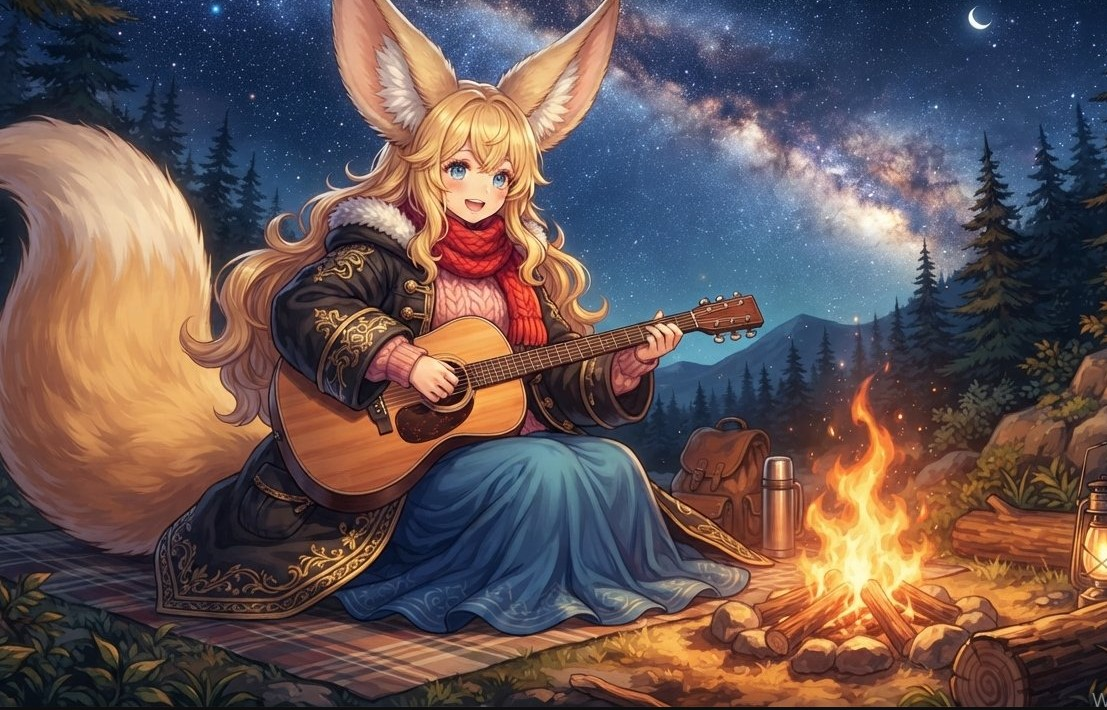
#> input picture storage/recycle/t1.jpg, 1107 x 710 px; its folder holds only this picture in this run
$ python -i focus_maps.py   (imports and definitions only)   (older library calls are emulated)
#> lines starting #> are read from the running program, lines starting #| are printed output that depends on the picture
#> further down, picture is the input picture: shape (710, 1107, 3); mean B, G, R 83.4, 84.9, 102.6
"""Focus-energy engine with SML, true entropy and GLOBAL cross-image normalization.

Kritik düzeltmeler:
  * _local_entropy artık gerçek entropi hesaplıyor (histogram tabanlı).
  * SML (Sum of Modified Laplacian) eklendi — makro/mücevherat için en iyi ölçüt.
  * GLOBAL normalizasyon: Tüm karelerin ham skorları birleştirilip TEK seferde
    normalize ediliyor. Böylece kareler arası karşılaştırma doğru çalışıyor.
  * Per-image percentile normalizasyonu KALDIRILDI (yan etkisi yukarıdaki bug).
  * Son odak haritası üzerine daha geniş Gaussian (bölgesel karar için).
"""
from __future__ import annotations

import gc
import logging
from dataclasses import dataclass
from typing import Sequence, Callable, Optional

import cv2
import numpy as np

logger = logging.getLogger(__name__)


class FocusMapsCancelled(Exception):
    pass


@dataclass
class FocusMapsConfig:
    # --- Ağırlıklar (toplamları ~1.0) ---
    sml_weight: float = 0.35           # Sum of Modified Laplacian (yeni, güçlü)
    tenengrad_weight: float = 0.20
    variance_weight: float = 0.15
    entropy_weight: float = 0.15
    laplacian_weight: float = 0.15     # Klasik Laplacian (yedek)

    # --- Skor hesabı ---
    gaussian_sigma: float = 0.6        # Ön-yumuşatma (gürültü bastırma)
    sml_window: int = 5                # SML komşuluk penceresi
    local_var_window: int = 9
    entropy_window: int = 11
    entropy_bins: int = 16

    # --- Son harita yumuşatma (bölgesel karar için ŞART) ---
    energy_sigma: float = 2.2          # 0.65 → 2.2 (bu kritik!)

    # --- Global normalizasyon ---
    percentile_low: float = 0.5
    percentile_high: float = 99.5

    # --- Doku maskesi ---
    min_texture_threshold: float = 0.010   # 0.030 → 0.010 (daha az agresif)


def _gray(img: np.ndarray) -> np.ndarray:
    if img.ndim == 3:
        return cv2.cvtColor(img, cv2.COLOR_BGR2GRAY)
    return img


# ---------------------------------------------------------------------------
# Odak ölçütleri
# ---------------------------------------------------------------------------

def _modified_laplacian(g: np.ndarray) -> np.ndarray:
    """Klasik ML: |Lx| + |Ly| (Nayar & Nakagawa)."""
    k = np.array([-1.0, 2.0, -1.0], dtype=np.float32)
    lx = cv2.filter2D(g, cv2.CV_32F, k.reshape(1, 3))
    ly = cv2.filter2D(g, cv2.CV_32F, k.reshape(3, 1))
    return np.abs(lx) + np.abs(ly)


def _sml(g: np.ndarray, window: int = 5) -> np.ndarray:
    """Sum of Modified Laplacian — yerel pencere içindeki ML toplamı.
    Klasik ML'den daha sağlam, özellikle düşük dokulu bölgelerde."""
    ml = _modified_laplacian(g)
    k = np.ones((window, window), dtype=np.float32)
    return cv2.filter2D(ml, cv2.CV_32F, k, borderType=cv2.BORDER_REFLECT)


def _tenengrad(g: np.ndarray) -> np.ndarray:
    gx = cv2.Sobel(g, cv2.CV_32F, 1, 0, ksize=3)
    gy = cv2.Sobel(g, cv2.CV_32F, 0, 1, ksize=3)
    return gx * gx + gy * gy


def _laplacian_energy(g: np.ndarray) -> np.ndarray:
    lap = cv2.Laplacian(g, cv2.CV_32F, ksize=3)
    return lap * lap


def _local_variance(g: np.ndarray, window: int) -> np.ndarray:
    k = (int(window), int(window))
    mean = cv2.boxFilter(g, cv2.CV_32F, k, normalize=True)
    mean2 = cv2.boxFilter(g * g, cv2.CV_32F, k, normalize=True)
    return np.maximum(mean2 - mean * mean, 0.0)


def _local_entropy(g: np.ndarray, window: int = 11, bins: int = 16) -> np.ndarray:
    """GERÇEK yerel entropi (histogram tabanlı).

    Eski versiyon yanlışlıkla varyans hesaplıyordu. Bu versiyon her piksel
    çevresindeki yerel histogramdan Shannon entropisini hesaplar:
        H = -sum(p * log2(p + eps))
    """
    u8 = np.clip(g * 255.0, 0, 255).astype(np.uint8)

    # Kuantize et (bin sayısına indir)
    q = (u8.astype(np.float32) * (bins / 256.0)).astype(np.uint8)

    # Her bin için "1-hot" görüntü oluştur, sonra boxFilter ile yerel yoğunluk
    ent = np.zeros(g.shape, dtype=np.float32)
    eps = 1e-6
    k = (int(window), int(window))
    for b in range(bins):
        mask = (q == b).astype(np.float32)
        p = cv2.boxFilter(mask, cv2.CV_32F, k, normalize=True)
        ent -= p * np.log2(p + eps)
    return np.maximum(ent, 0.0)


# ---------------------------------------------------------------------------
# Normalizasyon
# ---------------------------------------------------------------------------

def _global_normalize(stack: np.ndarray, low: float, high: float) -> np.ndarray:
    """TÜM kareler üzerinden tek seferde normalize eder.

    stack: (N, H, W) float32
    Dönüş: aynı boyutta, [0,1] aralığında global min-max.
    """
    lo = float(np.percentile(stack, low))
    hi = float(np.percentile(stack, high))
    if hi - lo < 1e-7:
        return np.zeros_like(stack, dtype=np.float32)
    out = (stack - lo) / (hi - lo)
    return np.clip(out, 0.0, 1.0).astype(np.float32, copy=False)


# ---------------------------------------------------------------------------
# Ana fonksiyon
# ---------------------------------------------------------------------------

def compute_focus_maps(
    images: Sequence[np.ndarray],
    cfg: FocusMapsConfig | None = None,
    *,
    progress_cb: Optional[Callable[[int, int], None]] = None,
    cancel_cb: Optional[Callable[[], bool]] = None,
    log_cb: Optional[Callable[[str], None]] = None,
) -> tuple[np.ndarray, np.ndarray]:
    """Her kare için odak haritası + global doku haritası döner.

    Dönüş:
        focus  : (N, H, W) float32, [0,1] aralığında GLOBAL normalize edilmiş
        texture: (H, W) float32, tüm karelerin max odak değeri
    """
    cfg = cfg or FocusMapsConfig()
    n = len(images)
#> n = 710
    if n == 0:
        raise ValueError("empty stack")

    h, w = images[0].shape[:2]
#> h = 1107; w = 3

    def log(msg: str) -> None:
        if log_cb:
            try:
                log_cb(msg)
            except Exception:
                pass

    # Ağırlıkları normalize et
    total_w = (
        cfg.sml_weight
        + cfg.tenengrad_weight
        + cfg.variance_weight
        + cfg.entropy_weight
        + cfg.laplacian_weight
    )
    if total_w <= 0:
        total_w = 1.0
    w_sml = cfg.sml_weight / total_w
    w_tng = cfg.tenengrad_weight / total_w
    w_var = cfg.variance_weight / total_w
    w_ent = cfg.entropy_weight / total_w
    w_lap = cfg.laplacian_weight / total_w

    log(f"[focus_maps] n={n} size={w}x{h} "
        f"weights(sml={w_sml:.2f},tng={w_tng:.2f},var={w_var:.2f},"
        f"ent={w_ent:.2f},lap={w_lap:.2f})")

    # ---------- PASS 1: Her karenin HAM skorunu hesapla ----------
    raw = np.empty((n, h, w), dtype=np.float32)

    for i, img in enumerate(images):
        if cancel_cb and cancel_cb():
            raise FocusMapsCancelled(f"cancelled at {i + 1}/{n}")

        g = _gray(img).astype(np.float32)
        if g.max() > 1.5:
            g /= 255.0

        # Gürültü bastırma (hafif ön yumuşatma)
        if cfg.gaussian_sigma > 0:
            g = cv2.GaussianBlur(g, (0, 0), cfg.gaussian_sigma)

        sml = _sml(g, cfg.sml_window)
        tng = _tenengrad(g)
        var = _local_variance(g, cfg.local_var_window)
        ent = _local_entropy(g, cfg.entropy_window, cfg.entropy_bins)
        lap = _laplacian_energy(g)

        # Ham (normalize edilmemiş) skor — pozlama farklarını yok etmek için
        # her kanal kendi max'ı ile bölünür, ama SADECE bu kare içinde.
        # Global karşılaştırma zaten aşağıda yapılacak.
        def _safe(m):
            mx = float(m.max())
            return m / mx if mx > 1e-9 else m

        score = (
            w_sml * _safe(sml)
            + w_tng * _safe(tng)
            + w_var * _safe(var)
            + w_ent * _safe(ent)
            + w_lap * _safe(lap)
        )

        raw[i] = score
        if progress_cb:
            progress_cb(i + 1, n)
#> this loop made 710 passes
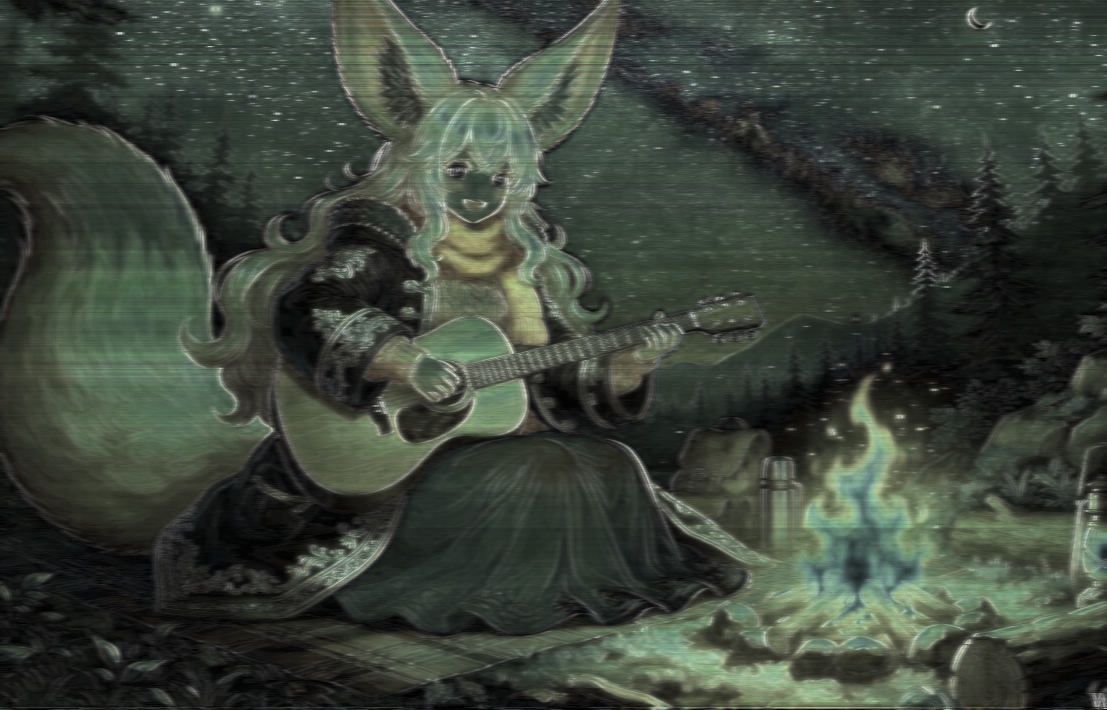
#> raw: shape (710, 1107, 3) float32; mean of channels 0, 1, 2 0.231, 0.271, 0.239; drawn as B, G, R

    # ---------- PASS 2: GLOBAL normalizasyon ----------
    # KRİTİK: Tüm kareler birlikte normalize edilir. Bu olmadan her kare
    # kendi içinde [0,1]'e sığar ve kareler arası karşılaştırma bozulur.
    log("[focus_maps] global normalization...")
    focus = _global_normalize(raw, cfg.percentile_low, cfg.percentile_high)
#> in _global_normalize, `lo = float(np.percentile(stack, low))`: lo = 0.0228
#> in _global_normalize, `hi = float(np.percentile(stack, high))`: hi = 0.678
#> in _global_normalize, `return np.clip(out, 0.0, 1.0).astype(np.float32, copy=False)`:
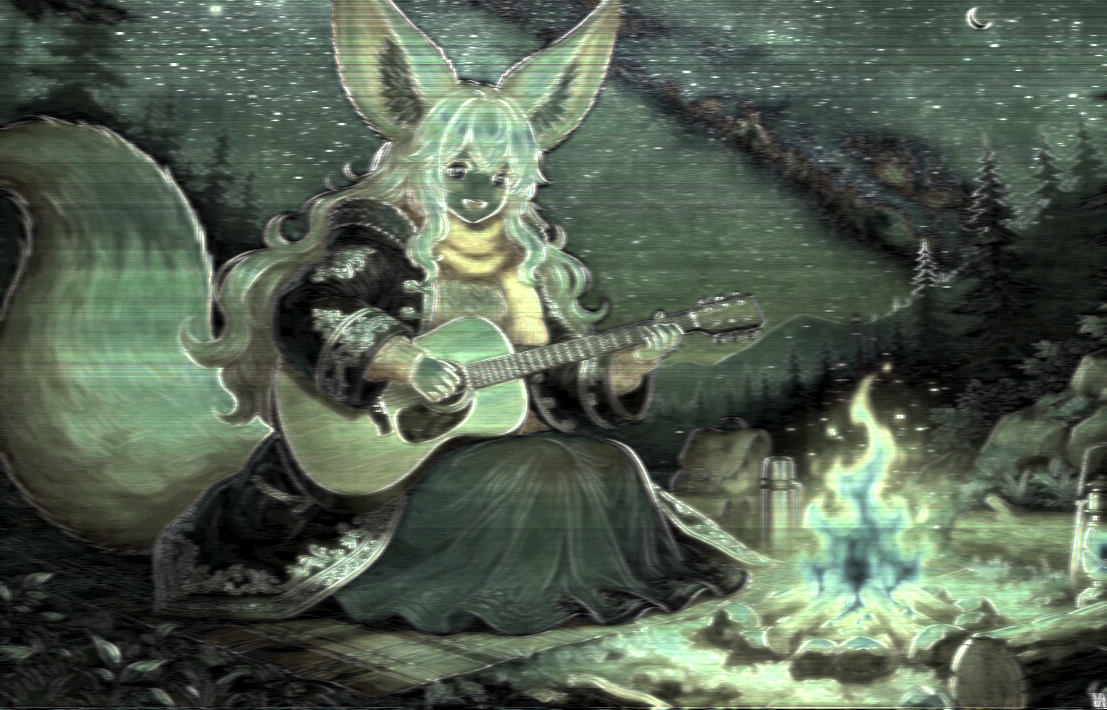
#> returned value: shape (710, 1107, 3) float32; mean of channels 0, 1, 2 0.318, 0.378, 0.33; drawn as B, G, R
    del raw
    gc.collect()

    # ---------- PASS 3: Son bölgesel yumuşatma ----------
    # Küçük sigma → benekli harita → füzyon ortalamaya kayar (BUG).
    # Büyük sigma → bölgesel tutarlılık → net sonuç.
    if cfg.energy_sigma > 0:
        # DÜZELTME: int(...) içine al, sonra | 1 uygula (operatör önceliği)
        ksize = int(max(3.0, cfg.energy_sigma * 6.0)) | 1
        for i in range(n):
            if cancel_cb and cancel_cb():
                raise FocusMapsCancelled(f"cancelled at smoothing {i + 1}/{n}")
            focus[i] = cv2.GaussianBlur(
                focus[i], (ksize, ksize), cfg.energy_sigma
            )
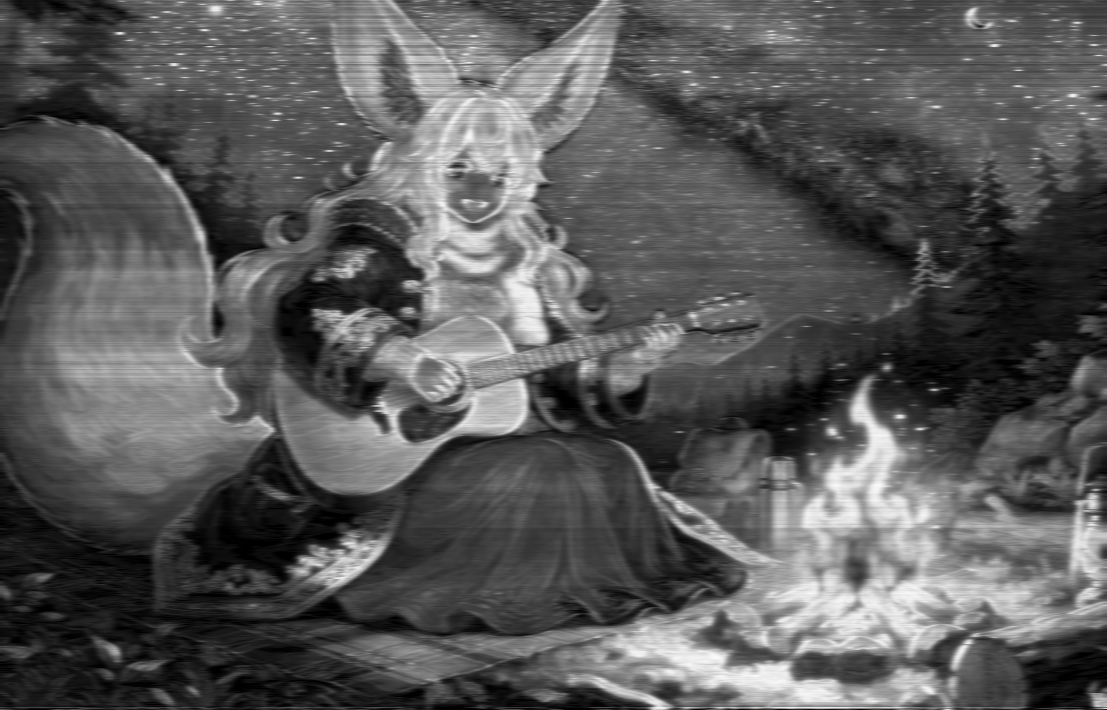
#> focus: shape (710, 1107, 3) float32; mean of channels 0, 1, 2 0.351, 0.351, 0.351; drawn as B, G, R
        # Blur sonrası tekrar global normalize et (değer aralığı kayabilir)
        focus = _global_normalize(focus, 0.0, 100.0)

    # ---------- Doku haritası ----------
    texture = np.max(focus, axis=0)
#> texture = 1107 rows, first 8: [0.55, 0.55, 0.55], [0.545, 0.545, 0.545], [0.531, 0.531, 0.531], [0.51, 0.51, 0.51], [0.483, 0.484, 0.483], [0.454, 0.454, 0.454], [0.424, 0.424, 0.424], [0.395, 0.395, 0.395]
    # Çok düşük dokulu pikselleri işaretle (sonradan füzyonda kullanılır)
    focus[:, texture < cfg.min_texture_threshold] = 0.0

    # Debug: her karenin ortalama skoru
    for i in range(n):
        log(f"[focus_maps] frame {i}: mean={focus[i].mean():.4f} "
            f"max={focus[i].max():.4f} nonzero={(focus[i] > 0.05).mean() * 100:.1f}%")

    return focus, texture

>>> import cv2
>>> picture = cv2.imread('../storage/recycle/t1.jpg')
>>> result = compute_focus_maps(picture)
